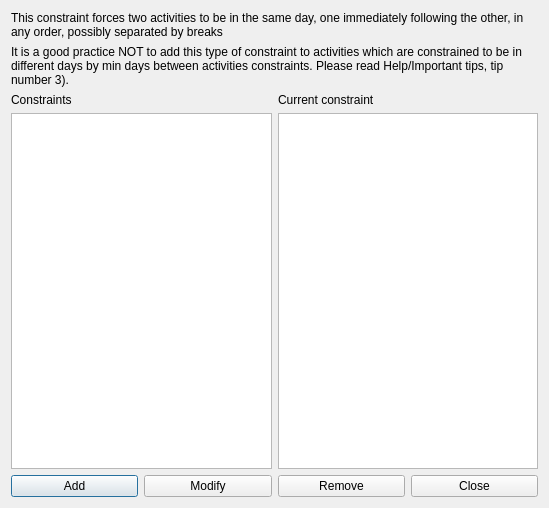
<?xml version="1.0" encoding="UTF-8"?>
<ui version="4.0">
 <class>ConstraintTwoActivitiesGroupedForm_template</class>
 <widget class="QDialog" name="ConstraintTwoActivitiesGroupedForm_template">
  <property name="geometry">
   <rect>
    <x>0</x>
    <y>0</y>
    <width>549</width>
    <height>508</height>
   </rect>
  </property>
  <property name="windowTitle">
   <string extracomment="This is the title of the dialog in which you see the list of all constraints of this type">Constraints two activies grouped</string>
  </property>
  <layout class="QGridLayout" name="gridLayout">
   <item row="0" column="0" colspan="2">
    <widget class="QLabel" name="textLabel1">
     <property name="sizePolicy">
      <sizepolicy hsizetype="Minimum" vsizetype="Minimum">
       <horstretch>0</horstretch>
       <verstretch>0</verstretch>
      </sizepolicy>
     </property>
     <property name="text">
      <string>This constraint forces two activities to be in the same day, one immediately following the other, in any order, possibly separated by breaks</string>
     </property>
     <property name="wordWrap">
      <bool>true</bool>
     </property>
    </widget>
   </item>
   <item row="1" column="0" colspan="2">
    <widget class="QLabel" name="textLabel1_2">
     <property name="sizePolicy">
      <sizepolicy hsizetype="Minimum" vsizetype="Minimum">
       <horstretch>0</horstretch>
       <verstretch>0</verstretch>
      </sizepolicy>
     </property>
     <property name="text">
      <string>It is a good practice NOT to add this type of constraint to activities which are constrained to be in different days by min days between activities constraints. Please read Help/Important tips, tip number 3).</string>
     </property>
     <property name="wordWrap">
      <bool>true</bool>
     </property>
    </widget>
   </item>
   <item row="2" column="0">
    <layout class="QVBoxLayout" name="verticalLayout_2">
     <item>
      <widget class="QLabel" name="constraintsTextLabel">
       <property name="frameShape">
        <enum>QFrame::NoFrame</enum>
       </property>
       <property name="frameShadow">
        <enum>QFrame::Plain</enum>
       </property>
       <property name="text">
        <string>Constraints</string>
       </property>
       <property name="wordWrap">
        <bool>false</bool>
       </property>
      </widget>
     </item>
     <item>
      <widget class="QListWidget" name="constraintsListWidget"/>
     </item>
    </layout>
   </item>
   <item row="2" column="1">
    <layout class="QVBoxLayout" name="verticalLayout">
     <item>
      <widget class="QLabel" name="currentConstraintTextLabel">
       <property name="text">
        <string>Current constraint</string>
       </property>
       <property name="wordWrap">
        <bool>false</bool>
       </property>
      </widget>
     </item>
     <item>
      <widget class="QPlainTextEdit" name="currentConstraintTextEdit"/>
     </item>
    </layout>
   </item>
   <item row="3" column="0" colspan="2">
    <layout class="QHBoxLayout" name="horizontalLayout">
     <item>
      <widget class="QPushButton" name="addConstraintPushButton">
       <property name="text">
        <string>Add</string>
       </property>
      </widget>
     </item>
     <item>
      <widget class="QPushButton" name="modifyConstraintPushButton">
       <property name="text">
        <string>Modify</string>
       </property>
      </widget>
     </item>
     <item>
      <widget class="QPushButton" name="removeConstraintPushButton">
       <property name="text">
        <string>Remove</string>
       </property>
      </widget>
     </item>
     <item>
      <widget class="QPushButton" name="closePushButton">
       <property name="text">
        <string>Close</string>
       </property>
      </widget>
     </item>
    </layout>
   </item>
  </layout>
 </widget>
 <layoutdefault spacing="6" margin="11"/>
 <resources/>
 <connections/>
</ui>
